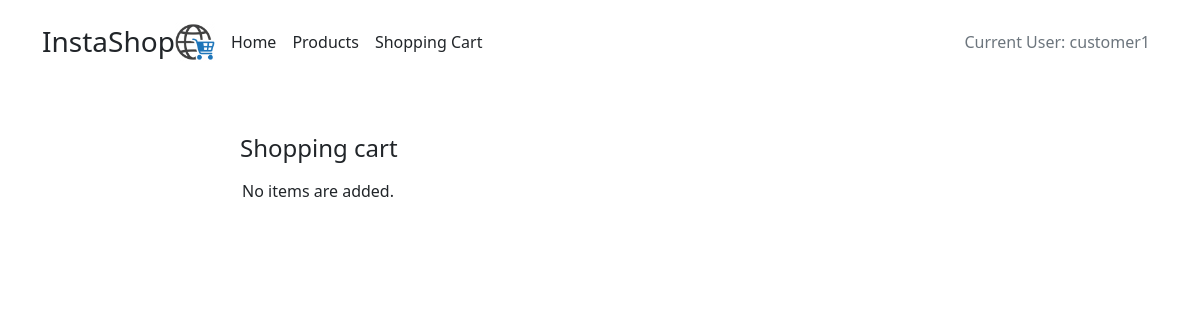
The page /ecommerce/cart (signed in) on the database as committed earlier.
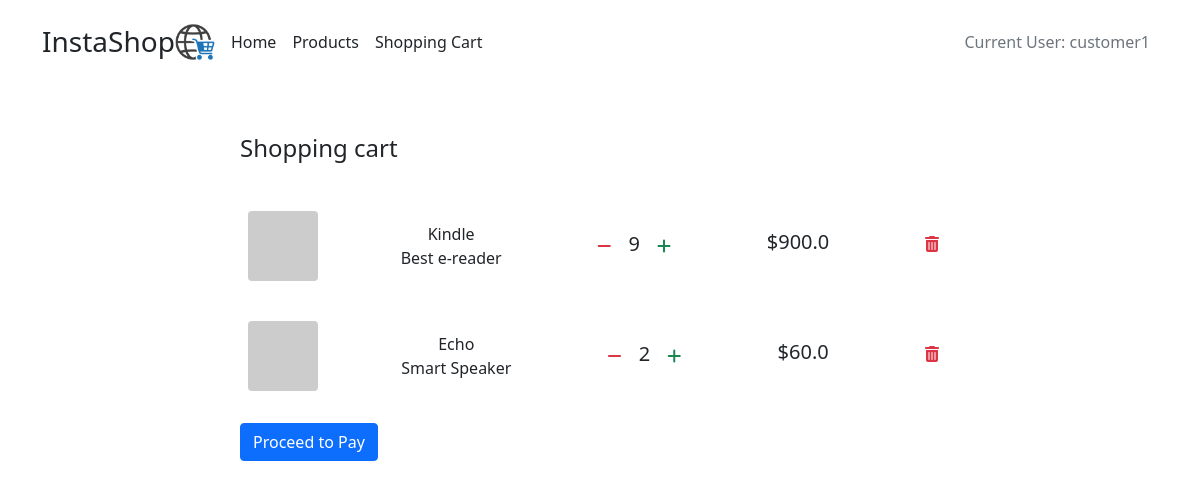
The same page on the database as committed later.
### ecommerce/models.py (models this page shows, shortened)
class CartItem(models.Model):
    user = models.ForeignKey(User, on_delete=models.CASCADE)
    product = models.ForeignKey(Product, on_delete=models.CASCADE, null=True)
    count = models.IntegerField()
    total = models.FloatField(null=True)

class Product(models.Model):
    name = models.CharField(max_length=50)
    description = models.CharField(max_length=500)
    price = models.FloatField(null=True)
    stock = models.IntegerField(null=True)

class User(models.Model):
    username = models.CharField(max_length=20)
    password = models.CharField(max_length=26)

### ecommerce/views.py (the view)
# urls.py: path('cart', views.cart, name='cart'),
def cart(request):
    user = get_current_user(request)
    item_list = CartItem.objects.filter(user=user.id)
    context = {
        'item_list': item_list,
        'user': user
    }
    return render(request, 'ecommerce/cart.html', context)

### ecommerce/views.py (called while the page is built)
def get_current_user(request):
    try:
        user_id = request.session['user_id']
        user = User.objects.get(pk=user_id)
        return user
    except KeyError:
        return None

### ecommerce/templates/ecommerce/cart.html (shortened to what this page needs)
<!DOCTYPE html>
<html lang="en">
{% include "ecommerce/header.html" %}
<body>
<div class="container mt-5 mb-5">
    <div class="d-flex justify-content-center row">
        <div class="col-md-8">
            <div class="p-2">
                <h4>Shopping cart</h4>
            </div>
            {% if item_list %}
                {% for item in item_list %}
                    <div class="d-flex flex-row justify-content-between align-items-center p-2 bg-white mt-4 px-3 rounded">
                        <div class="mr-1"><img class="rounded" src="https://picsum.photos/seed/picsum/300/300"
                                               width="70"></div>
                        <div class="d-flex flex-column align-items-center product-details"><span
                                class="font-weight-bold">{{ item.product.name }}</span>
                            <div class="d-flex flex-row product-desc">
                                <div class="color"><span
                                        class="font-weight-bold">{{ item.product.description }}</span>
                                </div>
                            </div>
                        </div>
                        <div class="d-flex flex-row align-items-center qty"><i
                                class="btn decrease-item-count fa fa-minus text-danger" user-id="{{ item.user.id }}"
                                product-id="{{ item.product.id }}"></i>
                            &nbsp;<h5 class=" text-grey mt-1 mr-1 ml-1">{{ item.count }}</h5>&nbsp;
                            <i class="btn increase-item-count fa fa-plus text-success" user-id="{{ item.user.id }}"
                               product-id="{{ item.product.id }}"></i>
                        </div>
                        <div>
                            <h5 class=" text-grey">${{ item.total }}</h5>
                        </div>
                        <div class="btn delete-item d-flex align-items-center" user-id="{{ item.user.id }}"
                             product-id="{{ item.product.id }}"><i class="fa fa-trash mb-1 text-danger"></i></div>
                    </div>
                {% endfor %}
                <div class="d-flex flex-row align-items-center mt-3 p-2 bg-white rounded">
                    <a class="btn btn-primary" type="button" href="{% url 'checkout' user.id %}">Proceed to Pay</a>
                </div>
            {% else %}
                <p style="margin-left: 10px">No items are added.</p>
            {% endif %}
        </div>
    </div>
</div>
</body>
</html>

Rows that differ between the two databases and show on the page:
added CartItem: product.name "Kindle", product.description "Best e-reader", count "9", total "900.0"
added CartItem: product.name "Echo", product.description "Smart Speaker", count "2", total "60.0"
Other text that changed with them:
text no longer shown: "No items are added."
text now shown: "Proceed to Pay"
